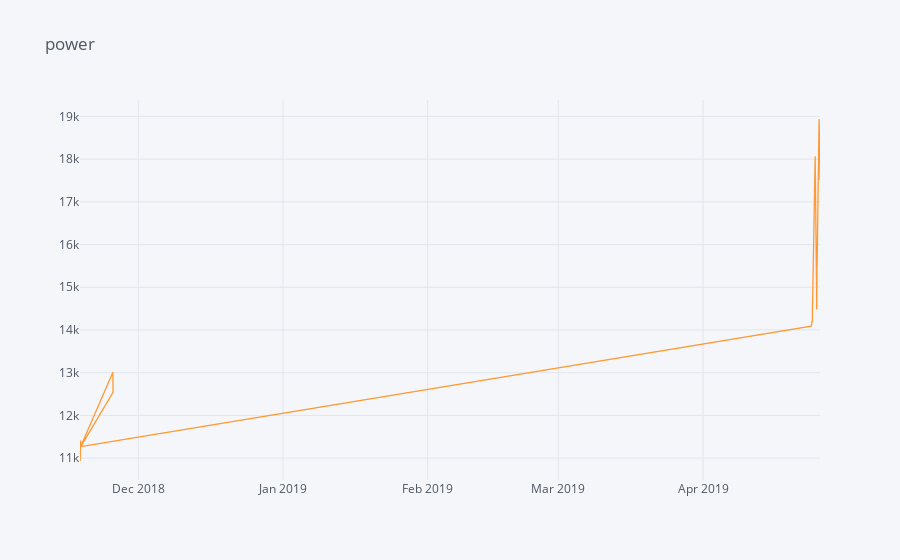

Notebook cell for this chart:
### Code cell
import cufflinks as cf
import plotly.offline
from  plotly.offline import plot_mpl
cf.go_offline()
cf.set_config_file(offline=False, world_readable=True)

data.iplot(title="power")

### Figure 1 — Plotly figure (JSON) as saved in the notebook; plotly's stock layout.template omitted (floating-point values rounded to 4 significant figures; data arrays with more than 128 entries replaced by an {"elided": "..."} marker saying what was removed)
{"data": [{"line": {"color": "rgba(255, 153, 51, 1.0)", "dash": "solid", "shape": "linear", "width": 1.3}, "mode": "lines", "name": "Demand(MW)", "text": "", "type": "scatter", "x": {"elided": "1330 str values"}, "y": {"elided": "1330 int values"}}], "layout": {"legend": {"bgcolor": "#F5F6F9", "font": {"color": "#4D5663"}}, "paper_bgcolor": "#F5F6F9", "plot_bgcolor": "#F5F6F9", "title": {"font": {"color": "#4D5663"}, "text": "power"}, "xaxis": {"gridcolor": "#E1E5ED", "showgrid": true, "tickfont": {"color": "#4D5663"}, "title": {"font": {"color": "#4D5663"}, "text": ""}, "zerolinecolor": "#E1E5ED"}, "yaxis": {"gridcolor": "#E1E5ED", "showgrid": true, "tickfont": {"color": "#4D5663"}, "title": {"font": {"color": "#4D5663"}, "text": ""}, "zerolinecolor": "#E1E5ED"}}}
